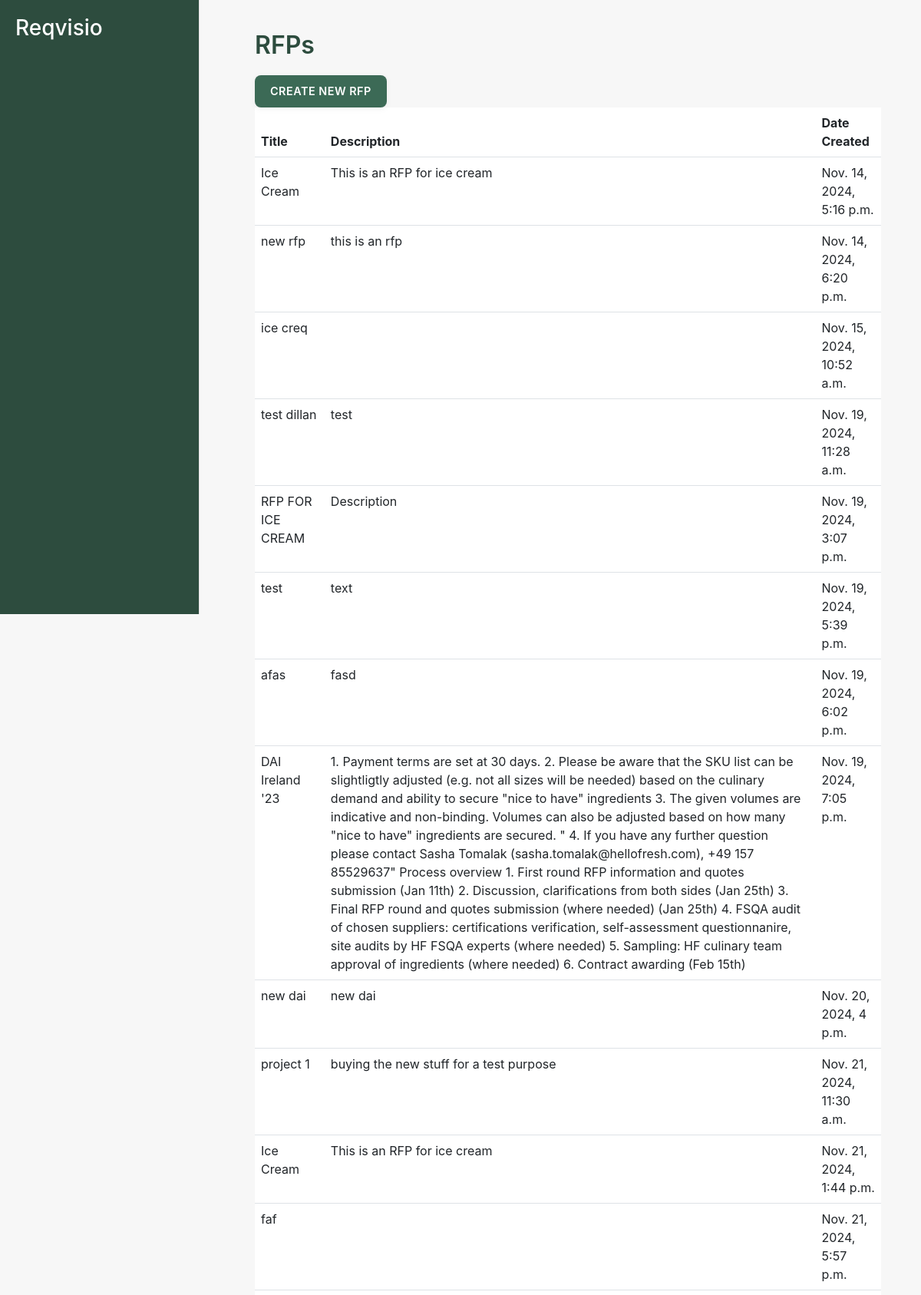
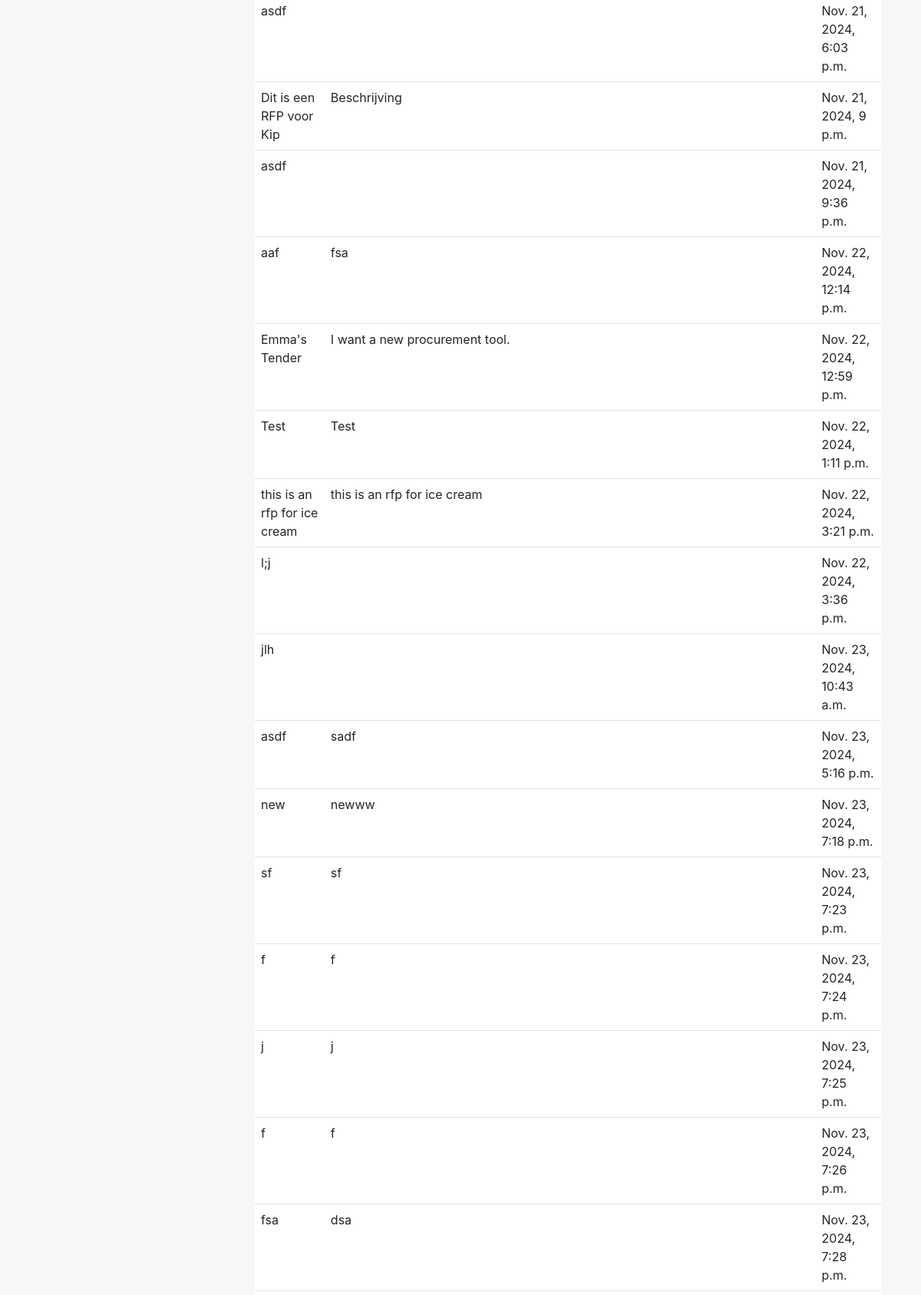
/procurement01/rfps/ (signed in, upper part), run on the app's committed database (2 pictures, top to bottom).
### procurement01/models.py (models this page shows, shortened)
class RFP(models.Model):
    title = models.CharField(max_length=255)
    description = models.TextField(blank = True)
    created_at = models.DateTimeField(auto_now_add=True)
    updated_at = models.DateTimeField(auto_now=True)
    deleted_at = models.DateTimeField(null=True, blank=True)

### procurement01/views.py (the view)
# urls.py: path('rfps/', views.rfp_list_view, name='rfp_list'),
@login_required
def rfp_list_view(request):
    rfps = RFP.objects.all()  # You might want to filter by the user's company if needed
    return render(request, 'procurement01/rfp_list.html', {'rfps': rfps})

### procurement01/templates/procurement01/rfp_list.html (shortened to what this page needs)
{% extends 'procurement01/layout.html' %}
{% block content %}
<h2>RFPs</h2>
<a href="{% url 'create_rfp_step1' %}" class="btn btn-primary">Create New RFP</a>
<table class="table">
    <thead>
        <tr>
            <th>Title</th>
            <th>Description</th>
            <th>Date Created</th>
        </tr>
    </thead>
    <tbody>
        {% for rfp in rfps %}
            <tr class="clickable-row" data-href="{% url 'rfp_detail' rfp.id %}">
                <td>{{ rfp.title }}</td>
                <td>{{ rfp.description }}</td>
                <td>{{ rfp.created_at }}</td>
            </tr>
        {% empty %}
        <tr>
            <td colspan="3">No RFPs available.</td>
        </tr>
        {% endfor %}
    </tbody>
</table>
{% endblock %}

### procurement01/static/style.css (style rules this page uses)
body { font-family: -apple-system, BlinkMacSystemFont, "Segoe UI", Roboto, Helvetica, Arial, sans-serif; background-color: #f7f7f7; color: #333; display: flex; margin: 0; padding: 0; overflow-y: auto; }
h2 { color: #2d4c3e; font-weight: 600; margin-bottom: 20px; }
.btn { font-size: 0.9em; border-radius: 8px; padding: 10px 20px; font-weight: 600; text-transform: uppercase; letter-spacing: 0.5px; border: none; box-shadow: 0px 2px 8px rgba(0, 0, 0, 0.05); transition: background-color 0.3s; }
.btn-primary { background-color: #3c6a56; color: #ffffff; }
.btn-primary { background-color: #3c6a56; border: none; font-weight: 600; text-transform: uppercase; padding: 10px 20px; border-radius: 8px; transition: background-color 0.3s; }
.btn-primary { background-color: #3c6a56; border-color: #3c6a56; }
.table tbody tr { cursor: pointer; transition: background-color 0.2s ease; }

### data on the page
RFP: title "Ice Cream", description "This is an RFP for ice cream", created_at "Nov. 14, 2024, 5:16 p.m."
RFP: title "new rfp", description "this is an rfp", created_at "Nov. 14, 2024, 6:20 p.m."
RFP: title "ice creq", created_at "Nov. 15, 2024, 10:52 a.m."
RFP: title "test dillan", description "test", created_at "Nov. 19, 2024, 11:28 a.m."
RFP: title "RFP FOR ICE CREAM", description "Description", created_at "Nov. 19, 2024, 3:07 p.m."
RFP: title "test", description "text", created_at "Nov. 19, 2024, 5:39 p.m."
RFP: title "afas", description "fasd", created_at "Nov. 19, 2024, 6:02 p.m."
RFP: title "DAI Ireland '23", description "1. Payment terms are set at 30 days. 2. Please be aware that the SKU list can be slightligtly adjusted (e.g. not all sizes will be needed) based on the culinary demand and ability to secure \"nice to have\" ingredients 3. The given volumes are indicative and non-binding. Volumes can also be adjusted based on how many \"nice to have\" ingredients are secured. \" 4. If you have any further question please contact Sasha Tomalak (sasha.tomalak@hellofresh.com), +49 157 85529637\" Process overview 1. First round RFP information and quotes submission (Jan 11th) 2. Discussion, clarifications from both sides (Jan 25th) 3. Final RFP round and quotes submission (where needed) (Jan 25th) 4. FSQA audit of…", created_at "Nov. 19, 2024, 7:05 p.m."
RFP: title "new dai", description "new dai", created_at "Nov. 20, 2024, 4 p.m."
RFP: title "project 1", description "buying the new stuff for a test purpose", created_at "Nov. 21, 2024, 11:30 a.m."
RFP: title "Ice Cream", description "This is an RFP for ice cream", created_at "Nov. 21, 2024, 1:44 p.m."
RFP: title "faf", created_at "Nov. 21, 2024, 5:57 p.m."
RFP: title "asdf", created_at "Nov. 21, 2024, 6:03 p.m."
RFP: title "Dit is een RFP voor Kip", description "Beschrijving", created_at "Nov. 21, 2024, 9 p.m."
RFP: title "asdf", created_at "Nov. 21, 2024, 9:36 p.m."
RFP: title "aaf", description "fsa", created_at "Nov. 22, 2024, 12:14 p.m."
RFP: title "Emma's Tender", description "I want a new procurement tool.", created_at "Nov. 22, 2024, 12:59 p.m."
RFP: title "Test", description "Test", created_at "Nov. 22, 2024, 1:11 p.m."
RFP: title "this is an rfp for ice cream", description "this is an rfp for ice cream", created_at "Nov. 22, 2024, 3:21 p.m."
RFP: title "l;j", created_at "Nov. 22, 2024, 3:36 p.m."
RFP: title "jlh", created_at "Nov. 23, 2024, 10:43 a.m."
RFP: title "asdf", description "sadf", created_at "Nov. 23, 2024, 5:16 p.m."
RFP: title "new", description "newww", created_at "Nov. 23, 2024, 7:18 p.m."
RFP: title "sf", description "sf", created_at "Nov. 23, 2024, 7:23 p.m."
RFP: title "f", description "f", created_at "Nov. 23, 2024, 7:24 p.m."
RFP: title "j", description "j", created_at "Nov. 23, 2024, 7:25 p.m."
RFP: title "f", description "f", created_at "Nov. 23, 2024, 7:26 p.m."
RFP: title "fsa", description "dsa", created_at "Nov. 23, 2024, 7:28 p.m."
